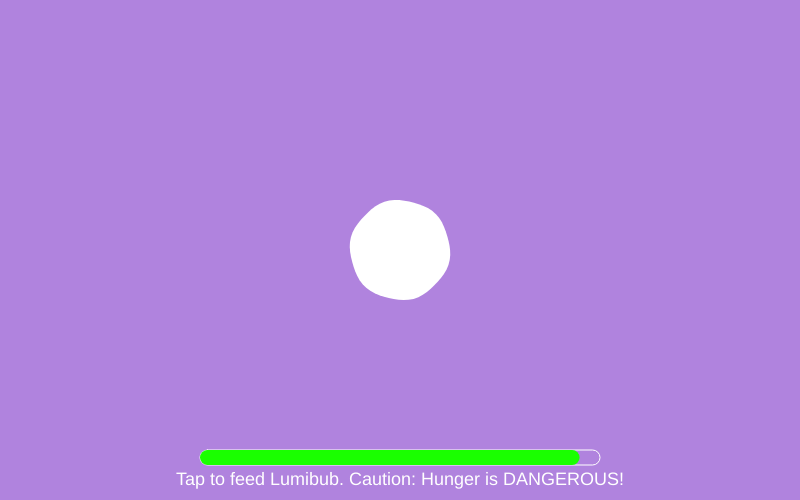
Frame 1 (no input)
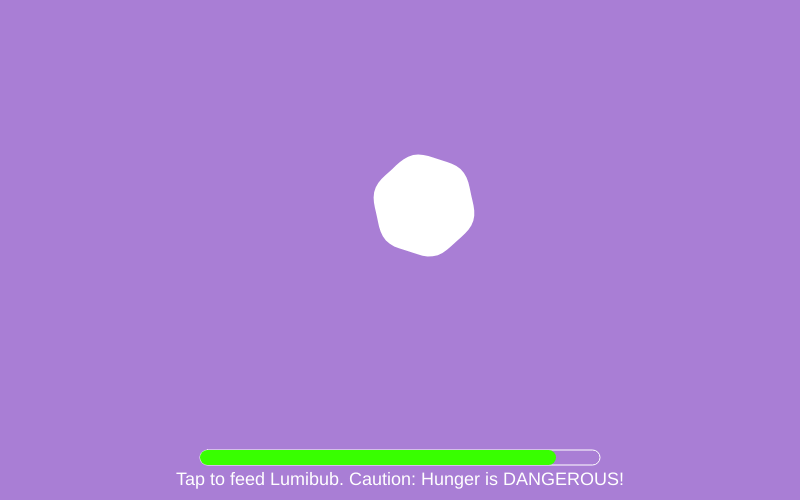
Frame 60 (no input)
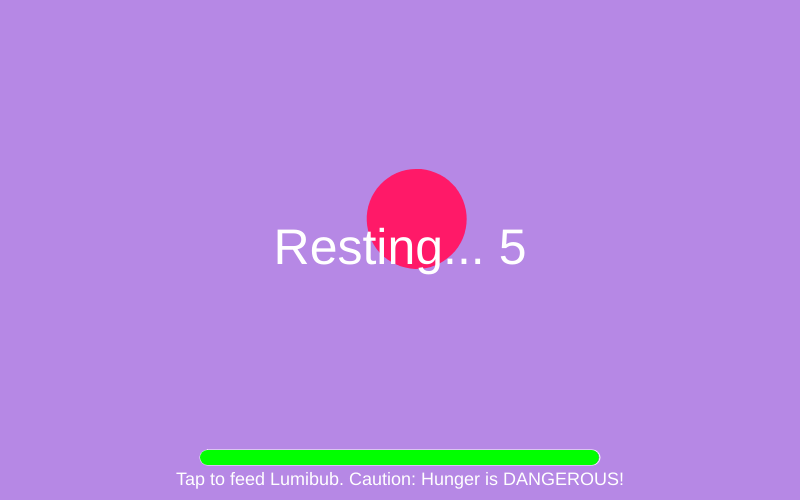
Frame 120 (the mouse pressed at the canvas centre since frame 60)

The p5.js sketch that drew these frames (run headless with seeded random() and noise() and a simulated clock; from frame 60 on, the mouse is pressed at the canvas centre):

// p5.js sketch
// ── sketch.js
/*
Template for IMA's Creative Coding Lab 

Project A: Generative Creatures
CCLaboratories Biodiversity Atlas 
*/

let x, y;
let vx, vy;
let hunger;
let color1, color2;
let target;
let colorLumibub, light, food;
let restCountdown, deathCountdown;
let isResting;
let isDying;
let isDead;
let isEvolved;
let isAttatched;
let fallSpeed;
let clickCount, clickTime;

function setup() {
  createCanvas(800, 500);
  colorMode(HSB, 360, 100, 100);
  noStroke();
  startLumibub();
}

function draw() {
  let brightNess = map(hunger, 0, 20, 90, 30);
  if (isAttached == true) {
    background("#FFAAD5");
  } else if (isEvolved == true) {
    background(60, 30, 100);
  } else if (isDying == true && isDead == false) {
    let flash = (sin(frameCount * 0.2) + 1) / 2;
    let brightness = map(flash, 0, 1, 20, 100);
    background(0, 100, brightness);
    translate(random(-2, 2), random(-2, 2));
  } else if (isDead == false) {
    background(color1, color2, brightNess);
  } else {
    background(0);
  }
  if (isEvolved == false && isDead == false) {
    drawLumibub(x, y, frameCount);
  }
  if (isEvolved == false && isAttached == false && isDead == false) {
    if (hunger <= 0.1 && isResting == false) {
      isResting = true;
      restCountdown = 5 * 60;
    }
    if (isResting == true) {
      restCountdown--;
      hunger += 0.001;
      fill(255);
      textAlign(CENTER, CENTER);
      textSize(50);
      text("Resting... " + ceil(restCountdown / 60), width / 2, height / 2);
      if (restCountdown <= 0) {
        isResting = false;
      }
    } else if (isDead == false) {
      hunger += 0.02;
      hunger = constrain(hunger, 0, 20);
      if (target) {
        fill(target.hue, food, 100);
        circle(target.x, target.y, 15);
        let dx = target.x - x;
        let dy = target.y - y;
        let d = dist(x, y, target.x, target.y);
        let speedLumibub = map(hunger, 0, 20, 2, 8);
        vx = (dx / d) * speedLumibub;
        vy = (dy / d) * speedLumibub;
        x += vx;
        y += vy;
        if (d < 40) {
          colorLumibub = target.hue;
          light = food;
          hunger = max(hunger - 4, 0);
          target = null;
        }
      } else {
        let maxSpeed = map(hunger, 0, 100, 1, 6);
        vx += random(-0.1, 0.1);
        vy += random(-0.1, 0.1);
        vx = constrain(vx, -maxSpeed, maxSpeed);
        vy = constrain(vy, -maxSpeed, maxSpeed);
        x += vx;
        y += vy;
      }
      if (x < 50 || x > width - 50) {
        vx *= -1;
      }
      if (y < 50 || y > height - 50) {
        vy *= -1;
      }
    }
  }
  if (hunger >= 19.9 && isDying == false && isDead == false) {
    isDying = true;
    deathCountdown = 8 * 60;
  }
  if (hunger < 19.9) {
    isDying = false;
    deathCountdown = 0;
  }
  if (isDying == true && isDead == false) {
    deathCountdown--;
  }
  if (deathCountdown < 0) {
    isDying = false;
    isDead = true;
  }
  if (isDead) {
    deathEnding();
  } else if (isEvolved) {
    evolveEnding();
  } else if (isAttached) {
    attachmentEnding();
  }
  if (isDying == true) {
    fill(360, 100, 100);
    noStroke();
    textAlign(CENTER, CENTER);
    textSize(18);
    text("DANGER!!!", width / 2, height - 20);
  } else if (isDead == false && isAttached == false && isEvolved == false) {
    fill(0, 0, 100);
    noStroke();
    textAlign(CENTER, CENTER);
    textSize(18);
    text(
      "Tap to feed Lumibub. Caution: Hunger is DANGEROUS!",
      width / 2,
      height - 20
    );
  }
  if (isDead == false && isAttached == false && isEvolved == false) {
    drawHungerbar();
  } else if (isDead == true) {
    fill(360, 100, 100);
    textAlign(CENTER, CENTER);
    textSize(50);
    text("Bad Ending: You killed it.", width / 2, height / 2);
  }
  if (
    isEvolved == false &&
    isDead == false &&
    isAttached == false &&
    isResting == false &&
    hunger < 5 &&
    frameCount > 3000
  ) {
    isEvolved = true;
  }
  if (isDead == true || isAttached == true || isEvolved == true) {
    resetButton();
    if (
      mouseIsPressed &&
      mouseX >= 25 &&
      mouseX <= 75 &&
      mouseY >= 35 &&
      mouseY <= 75
    ) {
      startLumibub();
    }
  }
}

function drawLumibub(x, y, t) {
  beginShape();
  for (let i = 0; i < 2 * PI; i += 0.1) {
    fill(colorLumibub, light, 100);
    let edge = map(hunger, 0, 20, 0, 15);
    let r = 100 / 2 + sin(i * 6 + t * 0.1) * edge;
    let xOff = r * cos(i);
    let yOff = r * sin(i);
    vertex(x + xOff, y + yOff);
  }
  endShape(CLOSE);
}

function mousePressed() {
  clickCount++;
  clickTime = frameCount;
  if (frameCount - clickTime < 30 && clickCount > 20 && hunger < 10) {
    isAttached = true;
  }
  let d = dist(mouseX, mouseY, x, y);
  if (isResting == false && isDead == false) {
    if (d > 50) {
      target = {
        x: mouseX,
        y: mouseY,
        hue: random(360),
      };
    } else {
      vx *= -1;
      vy *= -1;
    }
  }
}

function drawHungerbar() {
  let barWidth = 400;
  let barHeight = 15;
  let xBar = width / 2 - barWidth / 2;
  let yBar = 450;
  let percent = map(hunger, 0, 20, 0, 1);
  let filled = barWidth * (1 - percent);
  noFill();
  stroke(255);
  rect(xBar, yBar, barWidth, barHeight, 10);
  noStroke();
  let hueBar = map(hunger, 0, 20, 120, 0);
  fill(hueBar, 100, 100);
  rect(xBar, yBar, filled, barHeight, 10);
}

function startLumibub() {
  hunger = 1;
  x = width / 2;
  y = height / 2;
  vx = random(-1, 1);
  vy = random(-1, 1);
  color1 = random(0, 360);
  color2 = random(20, 80);
  colorLumibub = 360;
  light = 0;
  food = random(50, 100);
  restCountdown = 0;
  deathCountdown = 0;
  target = null;
  isResting = false;
  isDying = false;
  isDead = false;
  isEvolved = false;
  isAttached = false;
  fallSpeed = 0;
  clickTime = 0;
  clickCount = 0;
  frameCount = 0;
}

function resetButton() {
  fill(255);
  circle(50, 50, 50);
  fill(0);
  textSize(16);
  text("Reset", 50, 50);
}

function attachmentEnding() {
  let orbitR = 50 + sin(frameCount * 0.05) * 10;
  let angle = frameCount * 0.05;
  x = mouseX + cos(angle) * orbitR;
  y = mouseY + sin(angle) * orbitR;
  fill("#D5467B");
  textAlign(CENTER, CENTER);
  textSize(30);
  text(
    "Hidden Ending: It loves you too much to let go.",
    width / 2,
    height / 2
  );
}

function evolveEnding() {
  fill(50, 50, 100);
  ellipse(width / 2, height / 2, 120 + sin(frameCount * 0.1) * 20);
  fill(0);
  textAlign(CENTER, CENTER);
  textSize(25);
  text(
    "Good Ending: Lumibub transcends and becomes pure light.",
    width / 2,
    height / 2
  );
}

function deathEnding() {
  y += fallSpeed;
  fallSpeed += 0.1;
  light -= 1;
  if (y >= height - 50) fallSpeed = 0;
  drawLumibub(x, y, 0);
}

// ── style.css
/*
Template for IMA's Creative Coding Lab 

Project A: Generative Creatures
CCLaboratories Biodiversity Atlas 
*/

body {
    background-color: beige;
    color: DimGray;
    font-family: 'Comic Relief', Courier, monospace;
    font-size: 1em;
    line-height: 1.5em;
}

/* title */
#title-wrapper {
    text-align: center;
}

.headline {
    font-size: 3em;
    font-family:"Gluten", cursive;
    font-weight: 600;
    margin-top: 80px;
    margin-bottom: 60px;
}

/* main content */
#main-wrapper {
    width: 800px;
    position: relative;
    margin: auto;
}

.black {
    color: black;
}

.red {
    color: DeepPink;
    font-size: 20px;
    font-weight: bold;
}

.green {
    color: LightSeaGreen;
    font-size: 20px;
    font-weight: bold;
}

.yellow {
    color: GoldenRod;
    font-size: 20px;
    font-weight: bold;
}

.two-columns {
    display: flex;
}

.left {
    width: 50%;
    padding: 0px 10px 0px 0px;
}

.right {
    width: 50%;
    padding: 0px 0px 0px 10px;
}

#footer {
    text-align: center;
    font-size: 0.7em;
    margin-top: 60px;
    padding-bottom: 30px;
}

/* home button */
#home a {
    position: fixed;
    right: 15px;
    top: 15px;
    padding: 5px 10px;
    color: dimgrey;
    border: solid grey 0.5px;
    font-size: 0.6em;
    text-decoration: none;
}

#home a:hover {
    background-color: black;
    color: white;
    font-weight: bold;
}

/* p5.js sketch */
canvas {
    display: block;
}

#p5-canvas-container {
    margin: auto;
    width: 800px;
}
